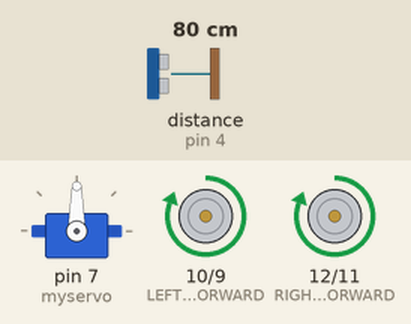
This sketch was run on a simulated Arduino Uno, built with avr-gcc and run on an emulated ATmega328P. Shown: servo, motor-driver pin pairs drawn as motors (green arrow = first pin HIGH = forward, orange = second pin HIGH = backward, longer = more drive). Wiring (inferred from the names in the program): ultrasonic range finder: trigger pin 5; echo pin 4. The inputs (shaded band) are chosen by the test bench; at power-on: distance to the obstacle (sensor on pin 4) 80 cm. The echo pulse lasts 58.3 µs per cm.

Above: at 1.2 s.
1.3 s: distance to the obstacle (sensor on pin 4) set to 23 cm
2.8 s: distance to the obstacle (sensor on pin 4) set to 19 cm
At 4.3 s:
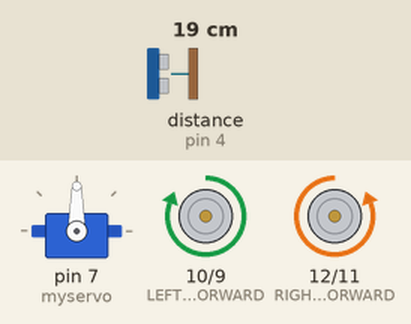
5.3 s: distance to the obstacle (sensor on pin 4) set to 35 cm
At 5.7 s:
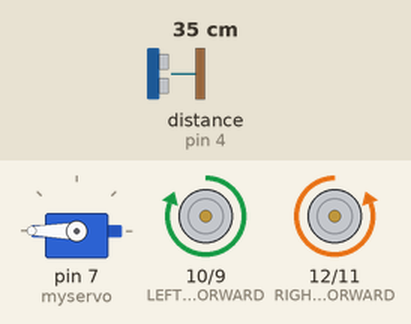
7.3 s: distance to the obstacle (sensor on pin 4) set to 2 cm
At 9.2 s:
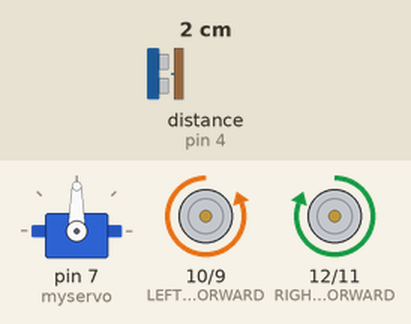
10.3 s: distance to the obstacle (sensor on pin 4) set to 60 cm
At 11.4 s:
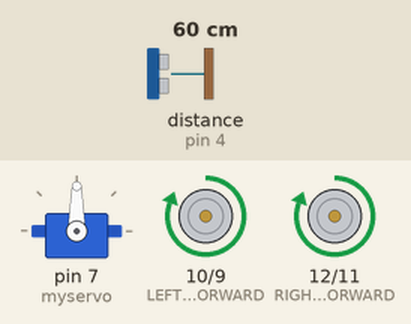
11.8 s: distance to the obstacle (sensor on pin 4) set to 4 cm
At 12.2 s:
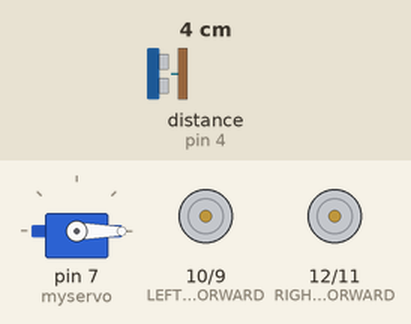
Timing chart, 0 to 14.8 s (numbered marks = the images above; inputs shaded):
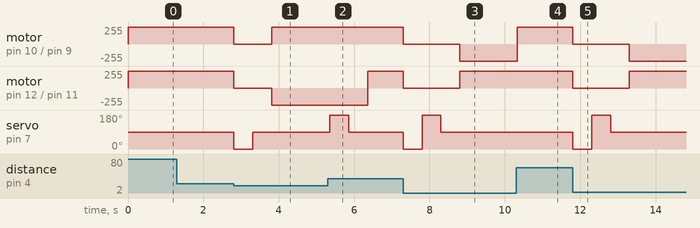

The sketch:

ObstacleAvoidingCarRobot.ino
```cpp
#include <Servo.h>

Servo myservo;  // create servo object to control a servo  your servo is called myservo
const int trigPin = 5; // this goes to the trig pin
const int echoPin = 4;// this goes to the echo pin
int dis1,dis2;


long duration;
int distance;


void setup() {

  myservo.attach(7);  // attch your servo to pin 7

  myservo.write(90);  // the servo will fo to angle 90

pinMode(9,OUTPUT); //   LEFT MOTOR   BACKWARD
pinMode(10,OUTPUT);//   LEFT MOTOR FORWARD
pinMode(11,OUTPUT);//     RIGHT MOTOR BACKWARD
pinMode(12,OUTPUT);//   RIGHT MOTOR  FORWARD


 pinMode(trigPin, OUTPUT); // Sets the trigPin as an Output
pinMode(echoPin, INPUT); // Sets the echoPin as an Input

}

void loop() {
  dis();


forward();


if ((dis())<20){
  stops();
     myservo.write(0);
     delay(500);
     dis1= dis();
  if (dis1>15){
     myservo.write(90);
     delay(500);
     while( dis()<20){
      right();
      delay(100);
      dis();}
     }

  if( dis1<20){
      myservo.write(180);
      delay(500);
      dis2 =dis();

     if( dis2>20){
       myservo.write(90);
       delay(500);
       while(dis()<15){
        left();
        delay(100);
        dis();}
     }
     if( dis2<20) {
       myservo.write(90);
       delay(500);
      while( dis()<20){
        left();
        delay(100);
        dis();}
     }
  }
}
}

int dis(){ // this function gives you the distance in CM
  digitalWrite(trigPin, LOW);
delayMicroseconds(2);
// Sets the trigPin on HIGH state for 10 micro seconds
digitalWrite(trigPin, HIGH);
delayMicroseconds(10);
digitalWrite(trigPin, LOW);
// Reads the echoPin, returns the sound wave travel time in microseconds
duration = pulseIn(echoPin, HIGH);
// Calculating the distance
distance= duration*0.034/2;
return(distance);

}
void forward(){
digitalWrite(12,1);
digitalWrite(10,1);
digitalWrite(11,0);
digitalWrite(9,0);
}

 void  backward(){
digitalWrite(12,0);
digitalWrite(10,0);
digitalWrite(11,1);
digitalWrite(9,1);
}

void left(){
  digitalWrite(11,0);
  digitalWrite(9,1);
  digitalWrite(12,1);
  digitalWrite(10,0);}
 void right(){
  digitalWrite(12,0);
  digitalWrite(10,1);
  digitalWrite(11,1);
  digitalWrite(9,0);}

 void stops(){
  digitalWrite(12,0);
  digitalWrite(10,0);
  digitalWrite(11,0);
  digitalWrite(9,0);}
```

Measured:
- the behaviour switches between 21 and 20 cm on distance to the obstacle (sensor on pin 4) (found by bisection; images 0 and 1)
- after the input at 1.3 s, every drawn part: stays the same
- after the input at 2.8 s, motor on pin 10 (LEFT_MOTOR_FORWARD) / pin 9 (LEFT_MOTOR___BACKWARD): forward 255/255 → stopped at once, → forward 255/255 1.0 s later; motor on pin 12 (RIGHT_MOTOR__FORWARD) / pin 11 (RIGHT_MOTOR_BACKWARD): forward 255/255 → stopped at once, → backward 255/255 1.0 s later
- after the input at 5.3 s, motor on pin 12 (RIGHT_MOTOR__FORWARD) / pin 11 (RIGHT_MOTOR_BACKWARD): backward 255/255 → forward 255/255 after 1.1 s; servo on pin 7 (myservo): 90° → 180° after 0.06 s, → 90° 0.50 s later
- after the input at 7.3 s, motor on pin 10 (LEFT_MOTOR_FORWARD) / pin 9 (LEFT_MOTOR___BACKWARD): forward 255/255 → stopped at once, → backward 255/255 1.5 s later; motor on pin 12 (RIGHT_MOTOR__FORWARD) / pin 11 (RIGHT_MOTOR_BACKWARD): forward 255/255 → stopped at once, → forward 255/255 1.5 s later
- after the input at 10.3 s, motor on pin 10 (LEFT_MOTOR_FORWARD) / pin 9 (LEFT_MOTOR___BACKWARD): backward 255/255 → forward 255/255 at once
- after the input at 11.8 s, motor on pin 10 (LEFT_MOTOR_FORWARD) / pin 9 (LEFT_MOTOR___BACKWARD): forward 255/255 → stopped at once, → backward 255/255 1.5 s later; motor on pin 12 (RIGHT_MOTOR__FORWARD) / pin 11 (RIGHT_MOTOR_BACKWARD): forward 255/255 → stopped at once, → forward 255/255 1.5 s later
